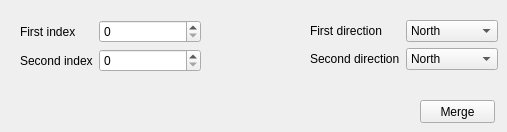
     <widget class="QWidget" name="mergeTab_2">
      <attribute name="title">
       <string>Merge</string>
      </attribute>
      <widget class="QWidget" name="layoutWidget_9">
       <property name="geometry">
        <rect>
         <x>20</x>
         <y>20</y>
         <width>181</width>
         <height>71</height>
        </rect>
       </property>
       <layout class="QFormLayout" name="formLayout_21">
        <item row="0" column="0">
         <widget class="QLabel" name="label_75">
          <property name="text">
           <string>First index</string>
          </property>
         </widget>
        </item>
        <item row="0" column="1">
         <widget class="QSpinBox" name="compSurfaceMergeFirstIndexSpinBox">
          <property name="maximum">
           <number>1000</number>
          </property>
         </widget>
        </item>
        <item row="1" column="0">
         <widget class="QLabel" name="label_76">
          <property name="text">
           <string>Second index</string>
          </property>
         </widget>
        </item>
        <item row="1" column="1">
         <widget class="QSpinBox" name="compSurfaceMergeSecondIndexSpinBox">
          <property name="maximum">
           <number>1000</number>
          </property>
         </widget>
        </item>
       </layout>
      </widget>
      <widget class="QWidget" name="layoutWidget_10">
       <property name="geometry">
        <rect>
         <x>310</x>
         <y>20</y>
         <width>188</width>
         <height>71</height>
        </rect>
       </property>
       <layout class="QFormLayout" name="formLayout_22">
        <item row="0" column="0">
         <widget class="QLabel" name="label_77">
          <property name="text">
           <string>First direction</string>
          </property>
         </widget>
        </item>
        <item row="0" column="1">
         <widget class="QComboBox" name="compSurfaceMergeFirstDirectionComboBox">
          <item>
           <property name="text">
            <string>North</string>
           </property>
          </item>
          <item>
           <property name="text">
            <string>Northeast</string>
           </property>
          </item>
          <item>
           <property name="text">
            <string>East</string>
           </property>
          </item>
          <item>
           <property name="text">
            <string>Southeast</string>
           </property>
          </item>
          <item>
           <property name="text">
            <string>South</string>
           </property>
          </item>
          <item>
           <property name="text">
            <string>Southwest</string>
           </property>
          </item>
          <item>
           <property name="text">
            <string>West</string>
           </property>
          </item>
          <item>
           <property name="text">
            <string>Northwest</string>
           </property>
          </item>
         </widget>
        </item>
        <item row="1" column="0">
         <widget class="QLabel" name="label_78">
          <property name="text">
           <string>Second direction</string>
          </property>
         </widget>
        </item>
        <item row="1" column="1">
         <widget class="QComboBox" name="compSurfaceMergeSecondDirectionComboBox">
          <item>
           <property name="text">
            <string>North</string>
           </property>
          </item>
          <item>
           <property name="text">
            <string>Northeast</string>
           </property>
          </item>
          <item>
           <property name="text">
            <string>East</string>
           </property>
          </item>
          <item>
           <property name="text">
            <string>Southeast</string>
           </property>
          </item>
          <item>
           <property name="text">
            <string>South</string>
           </property>
          </item>
          <item>
           <property name="text">
            <string>Southwest</string>
           </property>
          </item>
          <item>
           <property name="text">
            <string>West</string>
           </property>
          </item>
          <item>
           <property name="text">
            <string>Northwest</string>
           </property>
          </item>
         </widget>
        </item>
       </layout>
      </widget>
      <widget class="QPushButton" name="compSurfaceMergeButton">
       <property name="geometry">
        <rect>
         <x>420</x>
         <y>100</y>
         <width>75</width>
         <height>23</height>
        </rect>
       </property>
       <property name="text">
        <string>Merge</string>
       </property>
      </widget>
     </widget>
